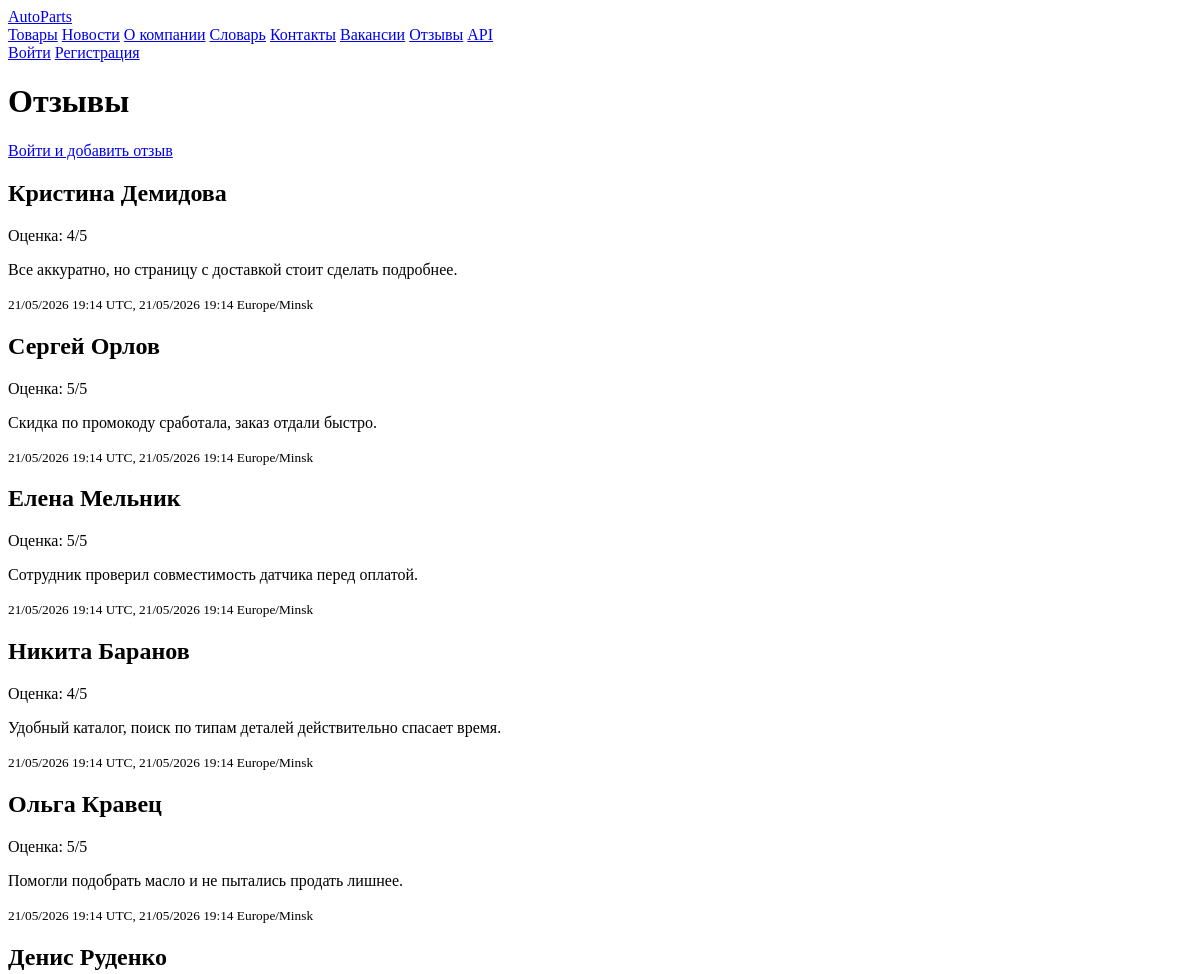
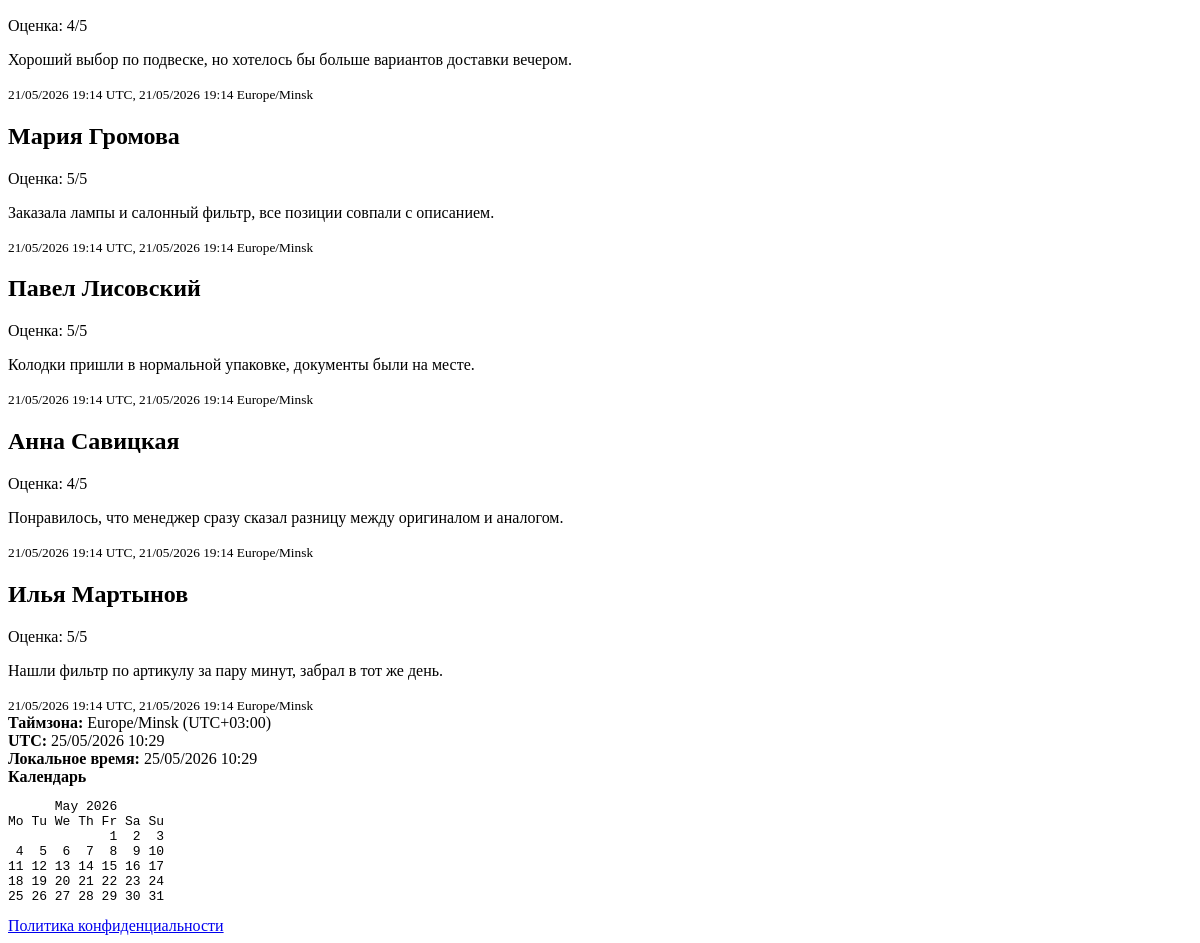
The app's page /reviews/ with its own data (2 pictures, top to bottom).
### shop/models.py (models this page shows, shortened)
class TimeStampedModel(models.Model):
    created_at_utc = models.DateTimeField(default=timezone.now, editable=False)
    updated_at_utc = models.DateTimeField(auto_now=True)
    created_at_timezone = models.CharField(max_length=64, default=settings.TIME_ZONE, editable=False)
    created_at_local_text = models.CharField(max_length=32, blank=True, editable=False)
    updated_at_local_text = models.CharField(max_length=32, blank=True, editable=False)
    class Meta:
        abstract = True

class Review(TimeStampedModel):
    user = models.ForeignKey(User, on_delete=models.SET_NULL, null=True, blank=True)
    name = models.CharField(max_length=120)
    rating = models.PositiveSmallIntegerField(validators=[MinValueValidator(1), MaxValueValidator(5)])
    text = models.TextField()
    is_approved = models.BooleanField(default=True)
    class Meta:
        ordering = ['-created_at_utc']
        verbose_name = 'Отзыв'
        verbose_name_plural = 'Отзывы'

### shop/views.py (the view)
# urls.py: re_path(r'^reviews/$', views.reviews, name='reviews'),
def reviews(request):
    return render(
        request,
        'shop/reviews.html',
        {'reviews': Review.objects.filter(is_approved=True), **_base_time_context()},
    )

### shop/views.py (called while the page is built)
def _project_timezone():
    return ZoneInfo(settings.TIME_ZONE)

def _format_utc_offset(tz_info):
    offset = timezone.now().astimezone(tz_info).utcoffset()
    if offset is None:
        return ''
    total_minutes = int(offset.total_seconds() // 60)
    hours, minutes = divmod(abs(total_minutes), 60)
    sign = '+' if total_minutes >= 0 else '-'
    return f'UTC{sign}{hours:02d}:{minutes:02d}'

def _calendar_text():
    today = timezone.now().astimezone(_project_timezone()).date()
    return calendar.month(today.year, today.month)

def _base_time_context():
    tz_info = _project_timezone()
    now_utc = timezone.now()
    now_local = now_utc.astimezone(tz_info)
    return {
        'now_utc': now_utc,
        'now_local': now_local,
        'server_timezone': tz_info.key,
        'timezone_offset': _format_utc_offset(tz_info),
        'text_calendar': _calendar_text(),
    }

### shop/templates/shop/reviews.html (shortened to what this page needs)
{% extends 'shop/base.html' %}
{% block content %}
<div class="page-title">
    <h1>Отзывы</h1>
    {% if user.is_authenticated %}
        <a class="button" href="{% url 'review_create' %}">Добавить отзыв</a>
    {% else %}
        <a class="button" href="{% url 'login' %}?next={% url 'review_create' %}">Войти и добавить отзыв</a>
    {% endif %}
</div>
<div class="grid">
    {% for review in reviews %}
        <article class="card">
            <h2>{{ review.name }}</h2>
            <p class="rating">Оценка: {{ review.rating }}/5</p>
            <p>{{ review.text }}</p>
            <small>{{ review.created_at_utc|date:"d/m/Y H:i" }} UTC, {{ review.created_at_local_text }} {{ review.created_at_timezone }}</small>
        </article>
    {% endfor %}
</div>
{% endblock %}

### records on screen
Review: name "Кристина Демидова", rating "4", text "Все аккуратно, но страницу с доставкой стоит сделать подробнее.", created_at_utc "21/05/2026 19:14", created_at_local_text "21/05/2026 19:14", created_at_timezone "Europe/Minsk"
Review: name "Сергей Орлов", rating "5", text "Скидка по промокоду сработала, заказ отдали быстро.", created_at_utc "21/05/2026 19:14", created_at_local_text "21/05/2026 19:14", created_at_timezone "Europe/Minsk"
Review: name "Елена Мельник", rating "5", text "Сотрудник проверил совместимость датчика перед оплатой.", created_at_utc "21/05/2026 19:14", created_at_local_text "21/05/2026 19:14", created_at_timezone "Europe/Minsk"
Review: name "Никита Баранов", rating "4", text "Удобный каталог, поиск по типам деталей действительно спасает время.", created_at_utc "21/05/2026 19:14", created_at_local_text "21/05/2026 19:14", created_at_timezone "Europe/Minsk"
Review: name "Ольга Кравец", rating "5", text "Помогли подобрать масло и не пытались продать лишнее.", created_at_utc "21/05/2026 19:14", created_at_local_text "21/05/2026 19:14", created_at_timezone "Europe/Minsk"
Review: name "Денис Руденко", rating "4", text "Хороший выбор по подвеске, но хотелось бы больше вариантов доставки вечером.", created_at_utc "21/05/2026 19:14", created_at_local_text "21/05/2026 19:14", created_at_timezone "Europe/Minsk"
Review: name "Мария Громова", rating "5", text "Заказала лампы и салонный фильтр, все позиции совпали с описанием.", created_at_utc "21/05/2026 19:14", created_at_local_text "21/05/2026 19:14", created_at_timezone "Europe/Minsk"
Review: name "Павел Лисовский", rating "5", text "Колодки пришли в нормальной упаковке, документы были на месте.", created_at_utc "21/05/2026 19:14", created_at_local_text "21/05/2026 19:14", created_at_timezone "Europe/Minsk"
Review: name "Анна Савицкая", rating "4", text "Понравилось, что менеджер сразу сказал разницу между оригиналом и аналогом.", created_at_utc "21/05/2026 19:14", created_at_local_text "21/05/2026 19:14", created_at_timezone "Europe/Minsk"
Review: name "Илья Мартынов", rating "5", text "Нашли фильтр по артикулу за пару минут, забрал в тот же день.", created_at_utc "21/05/2026 19:14", created_at_local_text "21/05/2026 19:14", created_at_timezone "Europe/Minsk"

### other values on screen
{{ server_timezone }} "Europe/Minsk"
{{ timezone_offset }} "UTC+03:00"
{{ now_local|date:"d/m/Y H:i" }} "25/05/2026 10:29"
{{ text_calendar }} "May 2026 Mo Tu We Th Fr Sa Su 1 2 3 4 5 6 7 8 9 10 11 12 13 14 15 16 17 18 19 20 21 22 23 24 25 26 27 28 29 30 31"
